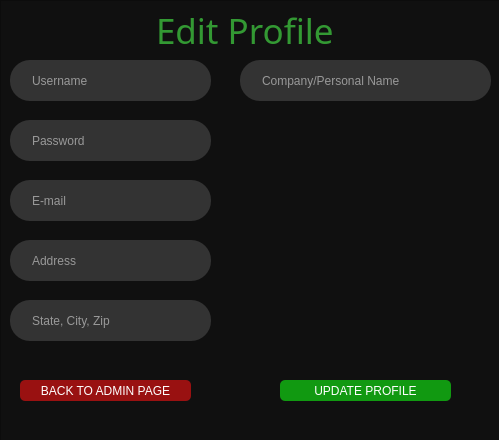
<?xml version="1.0" encoding="UTF-8"?>
<ui version="4.0">
 <class>updateAccount</class>
 <widget class="QDialog" name="updateAccount">
  <property name="geometry">
   <rect>
    <x>0</x>
    <y>0</y>
    <width>499</width>
    <height>440</height>
   </rect>
  </property>
  <property name="windowTitle">
   <string>Dialog</string>
  </property>
  <widget class="QFrame" name="frame">
   <property name="geometry">
    <rect>
     <x>0</x>
     <y>0</y>
     <width>501</width>
     <height>441</height>
    </rect>
   </property>
   <property name="styleSheet">
    <string notr="true">background: #101010;</string>
   </property>
   <property name="frameShape">
    <enum>QFrame::StyledPanel</enum>
   </property>
   <property name="frameShadow">
    <enum>QFrame::Raised</enum>
   </property>
   <widget class="QLabel" name="label_5">
    <property name="geometry">
     <rect>
      <x>110</x>
      <y>10</y>
      <width>273</width>
      <height>41</height>
     </rect>
    </property>
    <property name="font">
     <font>
      <family>Droid Sans</family>
      <pointsize>-1</pointsize>
     </font>
    </property>
    <property name="styleSheet">
     <string notr="true">text-align: center;
color: #393;
margin: 0 auto;
font-size: 35px;
font-family: 'Droid Sans';</string>
    </property>
    <property name="text">
     <string>Edit Profile</string>
    </property>
   </widget>
   <widget class="QLineEdit" name="pBox2">
    <property name="geometry">
     <rect>
      <x>10</x>
      <y>120</y>
      <width>201</width>
      <height>41</height>
     </rect>
    </property>
    <property name="palette">
     <palette>
      <active>
       <colorrole role="WindowText">
        <brush brushstyle="SolidPattern">
         <color alpha="255">
          <red>254</red>
          <green>254</green>
          <blue>254</blue>
         </color>
        </brush>
       </colorrole>
       <colorrole role="Button">
        <brush brushstyle="SolidPattern">
         <color alpha="255">
          <red>51</red>
          <green>51</green>
          <blue>51</blue>
         </color>
        </brush>
       </colorrole>
       <colorrole role="Text">
        <brush brushstyle="SolidPattern">
         <color alpha="255">
          <red>254</red>
          <green>254</green>
          <blue>254</blue>
         </color>
        </brush>
       </colorrole>
       <colorrole role="ButtonText">
        <brush brushstyle="SolidPattern">
         <color alpha="255">
          <red>254</red>
          <green>254</green>
          <blue>254</blue>
         </color>
        </brush>
       </colorrole>
       <colorrole role="Base">
        <brush brushstyle="SolidPattern">
         <color alpha="255">
          <red>51</red>
          <green>51</green>
          <blue>51</blue>
         </color>
        </brush>
       </colorrole>
       <colorrole role="Window">
        <brush brushstyle="SolidPattern">
         <color alpha="255">
          <red>51</red>
          <green>51</green>
          <blue>51</blue>
         </color>
        </brush>
       </colorrole>
       <colorrole role="PlaceholderText">
        <brush brushstyle="NoBrush">
         <color alpha="128">
          <red>254</red>
          <green>254</green>
          <blue>254</blue>
         </color>
        </brush>
       </colorrole>
      </active>
      <inactive>
       <colorrole role="WindowText">
        <brush brushstyle="SolidPattern">
         <color alpha="255">
          <red>254</red>
          <green>254</green>
          <blue>254</blue>
         </color>
        </brush>
       </colorrole>
       <colorrole role="Button">
        <brush brushstyle="SolidPattern">
         <color alpha="255">
          <red>51</red>
          <green>51</green>
          <blue>51</blue>
         </color>
        </brush>
       </colorrole>
       <colorrole role="Text">
        <brush brushstyle="SolidPattern">
         <color alpha="255">
          <red>254</red>
          <green>254</green>
          <blue>254</blue>
         </color>
        </brush>
       </colorrole>
       <colorrole role="ButtonText">
        <brush brushstyle="SolidPattern">
         <color alpha="255">
          <red>254</red>
          <green>254</green>
          <blue>254</blue>
         </color>
        </brush>
       </colorrole>
       <colorrole role="Base">
        <brush brushstyle="SolidPattern">
         <color alpha="255">
          <red>51</red>
          <green>51</green>
          <blue>51</blue>
         </color>
        </brush>
       </colorrole>
       <colorrole role="Window">
        <brush brushstyle="SolidPattern">
         <color alpha="255">
          <red>51</red>
          <green>51</green>
          <blue>51</blue>
         </color>
        </brush>
       </colorrole>
       <colorrole role="PlaceholderText">
        <brush brushstyle="NoBrush">
         <color alpha="128">
          <red>254</red>
          <green>254</green>
          <blue>254</blue>
         </color>
        </brush>
       </colorrole>
      </inactive>
      <disabled>
       <colorrole role="WindowText">
        <brush brushstyle="SolidPattern">
         <color alpha="255">
          <red>254</red>
          <green>254</green>
          <blue>254</blue>
         </color>
        </brush>
       </colorrole>
       <colorrole role="Button">
        <brush brushstyle="SolidPattern">
         <color alpha="255">
          <red>51</red>
          <green>51</green>
          <blue>51</blue>
         </color>
        </brush>
       </colorrole>
       <colorrole role="Text">
        <brush brushstyle="SolidPattern">
         <color alpha="255">
          <red>254</red>
          <green>254</green>
          <blue>254</blue>
         </color>
        </brush>
       </colorrole>
       <colorrole role="ButtonText">
        <brush brushstyle="SolidPattern">
         <color alpha="255">
          <red>254</red>
          <green>254</green>
          <blue>254</blue>
         </color>
        </brush>
       </colorrole>
       <colorrole role="Base">
        <brush brushstyle="SolidPattern">
         <color alpha="255">
          <red>51</red>
          <green>51</green>
          <blue>51</blue>
         </color>
        </brush>
       </colorrole>
       <colorrole role="Window">
        <brush brushstyle="SolidPattern">
         <color alpha="255">
          <red>51</red>
          <green>51</green>
          <blue>51</blue>
         </color>
        </brush>
       </colorrole>
       <colorrole role="PlaceholderText">
        <brush brushstyle="NoBrush">
         <color alpha="128">
          <red>254</red>
          <green>254</green>
          <blue>254</blue>
         </color>
        </brush>
       </colorrole>
      </disabled>
     </palette>
    </property>
    <property name="font">
     <font>
      <kerning>true</kerning>
     </font>
    </property>
    <property name="layoutDirection">
     <enum>Qt::LeftToRight</enum>
    </property>
    <property name="styleSheet">
     <string notr="true">padding-left: 20px;
padding-right: 20px;
border-radius: 20px;
background: #333;
color: #fefefe;</string>
    </property>
    <property name="inputMethodHints">
     <set>Qt::ImhNone</set>
    </property>
    <property name="inputMask">
     <string/>
    </property>
    <property name="text">
     <string/>
    </property>
    <property name="frame">
     <bool>false</bool>
    </property>
    <property name="cursorPosition">
     <number>0</number>
    </property>
    <property name="placeholderText">
     <string>Password</string>
    </property>
   </widget>
   <widget class="QLineEdit" name="eBox2">
    <property name="geometry">
     <rect>
      <x>10</x>
      <y>180</y>
      <width>201</width>
      <height>41</height>
     </rect>
    </property>
    <property name="palette">
     <palette>
      <active>
       <colorrole role="WindowText">
        <brush brushstyle="SolidPattern">
         <color alpha="255">
          <red>254</red>
          <green>254</green>
          <blue>254</blue>
         </color>
        </brush>
       </colorrole>
       <colorrole role="Button">
        <brush brushstyle="SolidPattern">
         <color alpha="255">
          <red>51</red>
          <green>51</green>
          <blue>51</blue>
         </color>
        </brush>
       </colorrole>
       <colorrole role="Text">
        <brush brushstyle="SolidPattern">
         <color alpha="255">
          <red>254</red>
          <green>254</green>
          <blue>254</blue>
         </color>
        </brush>
       </colorrole>
       <colorrole role="ButtonText">
        <brush brushstyle="SolidPattern">
         <color alpha="255">
          <red>254</red>
          <green>254</green>
          <blue>254</blue>
         </color>
        </brush>
       </colorrole>
       <colorrole role="Base">
        <brush brushstyle="SolidPattern">
         <color alpha="255">
          <red>51</red>
          <green>51</green>
          <blue>51</blue>
         </color>
        </brush>
       </colorrole>
       <colorrole role="Window">
        <brush brushstyle="SolidPattern">
         <color alpha="255">
          <red>51</red>
          <green>51</green>
          <blue>51</blue>
         </color>
        </brush>
       </colorrole>
       <colorrole role="PlaceholderText">
        <brush brushstyle="NoBrush">
         <color alpha="128">
          <red>254</red>
          <green>254</green>
          <blue>254</blue>
         </color>
        </brush>
       </colorrole>
      </active>
      <inactive>
       <colorrole role="WindowText">
        <brush brushstyle="SolidPattern">
         <color alpha="255">
          <red>254</red>
          <green>254</green>
          <blue>254</blue>
         </color>
        </brush>
       </colorrole>
       <colorrole role="Button">
        <brush brushstyle="SolidPattern">
         <color alpha="255">
          <red>51</red>
          <green>51</green>
          <blue>51</blue>
         </color>
        </brush>
       </colorrole>
       <colorrole role="Text">
        <brush brushstyle="SolidPattern">
         <color alpha="255">
          <red>254</red>
          <green>254</green>
          <blue>254</blue>
         </color>
        </brush>
       </colorrole>
       <colorrole role="ButtonText">
        <brush brushstyle="SolidPattern">
         <color alpha="255">
          <red>254</red>
          <green>254</green>
          <blue>254</blue>
         </color>
        </brush>
       </colorrole>
       <colorrole role="Base">
        <brush brushstyle="SolidPattern">
         <color alpha="255">
          <red>51</red>
          <green>51</green>
          <blue>51</blue>
         </color>
        </brush>
       </colorrole>
       <colorrole role="Window">
        <brush brushstyle="SolidPattern">
         <color alpha="255">
          <red>51</red>
          <green>51</green>
          <blue>51</blue>
         </color>
        </brush>
       </colorrole>
       <colorrole role="PlaceholderText">
        <brush brushstyle="NoBrush">
         <color alpha="128">
          <red>254</red>
          <green>254</green>
          <blue>254</blue>
         </color>
        </brush>
       </colorrole>
      </inactive>
      <disabled>
       <colorrole role="WindowText">
        <brush brushstyle="SolidPattern">
         <color alpha="255">
          <red>254</red>
          <green>254</green>
          <blue>254</blue>
         </color>
        </brush>
       </colorrole>
       <colorrole role="Button">
        <brush brushstyle="SolidPattern">
         <color alpha="255">
          <red>51</red>
          <green>51</green>
          <blue>51</blue>
         </color>
        </brush>
       </colorrole>
       <colorrole role="Text">
        <brush brushstyle="SolidPattern">
         <color alpha="255">
          <red>254</red>
          <green>254</green>
          <blue>254</blue>
         </color>
        </brush>
       </colorrole>
       <colorrole role="ButtonText">
        <brush brushstyle="SolidPattern">
         <color alpha="255">
          <red>254</red>
          <green>254</green>
          <blue>254</blue>
         </color>
        </brush>
       </colorrole>
       <colorrole role="Base">
        <brush brushstyle="SolidPattern">
         <color alpha="255">
          <red>51</red>
          <green>51</green>
          <blue>51</blue>
         </color>
        </brush>
       </colorrole>
       <colorrole role="Window">
        <brush brushstyle="SolidPattern">
         <color alpha="255">
          <red>51</red>
          <green>51</green>
          <blue>51</blue>
         </color>
        </brush>
       </colorrole>
       <colorrole role="PlaceholderText">
        <brush brushstyle="NoBrush">
         <color alpha="128">
          <red>254</red>
          <green>254</green>
          <blue>254</blue>
         </color>
        </brush>
       </colorrole>
      </disabled>
     </palette>
    </property>
    <property name="font">
     <font>
      <kerning>true</kerning>
     </font>
    </property>
    <property name="layoutDirection">
     <enum>Qt::LeftToRight</enum>
    </property>
    <property name="styleSheet">
     <string notr="true">padding-left: 20px;
padding-right: 20px;
border-radius: 20px;
background: #333;
color: #fefefe;</string>
    </property>
    <property name="inputMethodHints">
     <set>Qt::ImhNone</set>
    </property>
    <property name="inputMask">
     <string/>
    </property>
    <property name="text">
     <string/>
    </property>
    <property name="frame">
     <bool>false</bool>
    </property>
    <property name="cursorPosition">
     <number>0</number>
    </property>
    <property name="placeholderText">
     <string>E-mail</string>
    </property>
   </widget>
   <widget class="QLineEdit" name="nBox2">
    <property name="geometry">
     <rect>
      <x>240</x>
      <y>60</y>
      <width>251</width>
      <height>41</height>
     </rect>
    </property>
    <property name="palette">
     <palette>
      <active>
       <colorrole role="WindowText">
        <brush brushstyle="SolidPattern">
         <color alpha="255">
          <red>254</red>
          <green>254</green>
          <blue>254</blue>
         </color>
        </brush>
       </colorrole>
       <colorrole role="Button">
        <brush brushstyle="SolidPattern">
         <color alpha="255">
          <red>51</red>
          <green>51</green>
          <blue>51</blue>
         </color>
        </brush>
       </colorrole>
       <colorrole role="Text">
        <brush brushstyle="SolidPattern">
         <color alpha="255">
          <red>254</red>
          <green>254</green>
          <blue>254</blue>
         </color>
        </brush>
       </colorrole>
       <colorrole role="ButtonText">
        <brush brushstyle="SolidPattern">
         <color alpha="255">
          <red>254</red>
          <green>254</green>
          <blue>254</blue>
         </color>
        </brush>
       </colorrole>
       <colorrole role="Base">
        <brush brushstyle="SolidPattern">
         <color alpha="255">
          <red>51</red>
          <green>51</green>
          <blue>51</blue>
         </color>
        </brush>
       </colorrole>
       <colorrole role="Window">
        <brush brushstyle="SolidPattern">
         <color alpha="255">
          <red>51</red>
          <green>51</green>
          <blue>51</blue>
         </color>
        </brush>
       </colorrole>
       <colorrole role="PlaceholderText">
        <brush brushstyle="NoBrush">
         <color alpha="128">
          <red>254</red>
          <green>254</green>
          <blue>254</blue>
         </color>
        </brush>
       </colorrole>
      </active>
      <inactive>
       <colorrole role="WindowText">
        <brush brushstyle="SolidPattern">
         <color alpha="255">
          <red>254</red>
          <green>254</green>
          <blue>254</blue>
         </color>
        </brush>
       </colorrole>
       <colorrole role="Button">
        <brush brushstyle="SolidPattern">
         <color alpha="255">
          <red>51</red>
          <green>51</green>
          <blue>51</blue>
         </color>
        </brush>
       </colorrole>
       <colorrole role="Text">
        <brush brushstyle="SolidPattern">
         <color alpha="255">
          <red>254</red>
          <green>254</green>
          <blue>254</blue>
         </color>
        </brush>
       </colorrole>
       <colorrole role="ButtonText">
        <brush brushstyle="SolidPattern">
         <color alpha="255">
          <red>254</red>
          <green>254</green>
          <blue>254</blue>
         </color>
        </brush>
       </colorrole>
       <colorrole role="Base">
        <brush brushstyle="SolidPattern">
         <color alpha="255">
          <red>51</red>
          <green>51</green>
          <blue>51</blue>
         </color>
        </brush>
       </colorrole>
       <colorrole role="Window">
        <brush brushstyle="SolidPattern">
         <color alpha="255">
          <red>51</red>
          <green>51</green>
          <blue>51</blue>
         </color>
        </brush>
       </colorrole>
       <colorrole role="PlaceholderText">
        <brush brushstyle="NoBrush">
         <color alpha="128">
          <red>254</red>
          <green>254</green>
          <blue>254</blue>
         </color>
        </brush>
       </colorrole>
      </inactive>
      <disabled>
       <colorrole role="WindowText">
        <brush brushstyle="SolidPattern">
         <color alpha="255">
          <red>254</red>
          <green>254</green>
          <blue>254</blue>
         </color>
        </brush>
       </colorrole>
       <colorrole role="Button">
        <brush brushstyle="SolidPattern">
         <color alpha="255">
          <red>51</red>
          <green>51</green>
          <blue>51</blue>
         </color>
        </brush>
       </colorrole>
       <colorrole role="Text">
        <brush brushstyle="SolidPattern">
         <color alpha="255">
          <red>254</red>
          <green>254</green>
          <blue>254</blue>
         </color>
        </brush>
       </colorrole>
       <colorrole role="ButtonText">
        <brush brushstyle="SolidPattern">
         <color alpha="255">
          <red>254</red>
          <green>254</green>
          <blue>254</blue>
         </color>
        </brush>
       </colorrole>
       <colorrole role="Base">
        <brush brushstyle="SolidPattern">
         <color alpha="255">
          <red>51</red>
          <green>51</green>
          <blue>51</blue>
         </color>
        </brush>
       </colorrole>
       <colorrole role="Window">
        <brush brushstyle="SolidPattern">
         <color alpha="255">
          <red>51</red>
          <green>51</green>
          <blue>51</blue>
         </color>
        </brush>
       </colorrole>
       <colorrole role="PlaceholderText">
        <brush brushstyle="NoBrush">
         <color alpha="128">
          <red>254</red>
          <green>254</green>
          <blue>254</blue>
         </color>
        </brush>
       </colorrole>
      </disabled>
     </palette>
    </property>
    <property name="font">
     <font>
      <kerning>true</kerning>
     </font>
    </property>
    <property name="layoutDirection">
     <enum>Qt::LeftToRight</enum>
    </property>
    <property name="styleSheet">
     <string notr="true">padding-left: 20px;
padding-right: 20px;
border-radius: 20px;
background: #333;
color: #fefefe;</string>
    </property>
    <property name="inputMethodHints">
     <set>Qt::ImhNone</set>
    </property>
    <property name="inputMask">
     <string/>
    </property>
    <property name="text">
     <string/>
    </property>
    <property name="frame">
     <bool>false</bool>
    </property>
    <property name="cursorPosition">
     <number>0</number>
    </property>
    <property name="placeholderText">
     <string>Company/Personal Name</string>
    </property>
   </widget>
   <widget class="QLineEdit" name="uBox2">
    <property name="geometry">
     <rect>
      <x>10</x>
      <y>60</y>
      <width>201</width>
      <height>41</height>
     </rect>
    </property>
    <property name="palette">
     <palette>
      <active>
       <colorrole role="WindowText">
        <brush brushstyle="SolidPattern">
         <color alpha="255">
          <red>254</red>
          <green>254</green>
          <blue>254</blue>
         </color>
        </brush>
       </colorrole>
       <colorrole role="Button">
        <brush brushstyle="SolidPattern">
         <color alpha="255">
          <red>51</red>
          <green>51</green>
          <blue>51</blue>
         </color>
        </brush>
       </colorrole>
       <colorrole role="Text">
        <brush brushstyle="SolidPattern">
         <color alpha="255">
          <red>254</red>
          <green>254</green>
          <blue>254</blue>
         </color>
        </brush>
       </colorrole>
       <colorrole role="ButtonText">
        <brush brushstyle="SolidPattern">
         <color alpha="255">
          <red>254</red>
          <green>254</green>
          <blue>254</blue>
         </color>
        </brush>
       </colorrole>
       <colorrole role="Base">
        <brush brushstyle="SolidPattern">
         <color alpha="255">
          <red>51</red>
          <green>51</green>
          <blue>51</blue>
         </color>
        </brush>
       </colorrole>
       <colorrole role="Window">
        <brush brushstyle="SolidPattern">
         <color alpha="255">
          <red>51</red>
          <green>51</green>
          <blue>51</blue>
         </color>
        </brush>
       </colorrole>
       <colorrole role="PlaceholderText">
        <brush brushstyle="NoBrush">
         <color alpha="128">
          <red>254</red>
          <green>254</green>
          <blue>254</blue>
         </color>
        </brush>
       </colorrole>
      </active>
      <inactive>
       <colorrole role="WindowText">
        <brush brushstyle="SolidPattern">
         <color alpha="255">
          <red>254</red>
          <green>254</green>
          <blue>254</blue>
         </color>
        </brush>
       </colorrole>
       <colorrole role="Button">
        <brush brushstyle="SolidPattern">
         <color alpha="255">
          <red>51</red>
          <green>51</green>
          <blue>51</blue>
         </color>
        </brush>
       </colorrole>
       <colorrole role="Text">
        <brush brushstyle="SolidPattern">
         <color alpha="255">
          <red>254</red>
          <green>254</green>
          <blue>254</blue>
         </color>
        </brush>
       </colorrole>
       <colorrole role="ButtonText">
        <brush brushstyle="SolidPattern">
         <color alpha="255">
          <red>254</red>
          <green>254</green>
          <blue>254</blue>
         </color>
        </brush>
       </colorrole>
       <colorrole role="Base">
        <brush brushstyle="SolidPattern">
         <color alpha="255">
          <red>51</red>
          <green>51</green>
          <blue>51</blue>
         </color>
        </brush>
       </colorrole>
       <colorrole role="Window">
        <brush brushstyle="SolidPattern">
         <color alpha="255">
          <red>51</red>
          <green>51</green>
          <blue>51</blue>
         </color>
        </brush>
       </colorrole>
       <colorrole role="PlaceholderText">
        <brush brushstyle="NoBrush">
         <color alpha="128">
          <red>254</red>
          <green>254</green>
          <blue>254</blue>
         </color>
        </brush>
       </colorrole>
      </inactive>
      <disabled>
       <colorrole role="WindowText">
        <brush brushstyle="SolidPattern">
         <color alpha="255">
          <red>254</red>
          <green>254</green>
          <blue>254</blue>
         </color>
        </brush>
       </colorrole>
       <colorrole role="Button">
        <brush brushstyle="SolidPattern">
         <color alpha="255">
          <red>51</red>
          <green>51</green>
          <blue>51</blue>
         </color>
        </brush>
       </colorrole>
       <colorrole role="Text">
        <brush brushstyle="SolidPattern">
         <color alpha="255">
          <red>254</red>
          <green>254</green>
          <blue>254</blue>
         </color>
        </brush>
       </colorrole>
       <colorrole role="ButtonText">
        <brush brushstyle="SolidPattern">
         <color alpha="255">
          <red>254</red>
          <green>254</green>
          <blue>254</blue>
         </color>
        </brush>
       </colorrole>
       <colorrole role="Base">
        <brush brushstyle="SolidPattern">
         <color alpha="255">
          <red>51</red>
          <green>51</green>
          <blue>51</blue>
         </color>
        </brush>
       </colorrole>
       <colorrole role="Window">
        <brush brushstyle="SolidPattern">
         <color alpha="255">
          <red>51</red>
          <green>51</green>
          <blue>51</blue>
         </color>
        </brush>
       </colorrole>
       <colorrole role="PlaceholderText">
        <brush brushstyle="NoBrush">
         <color alpha="128">
          <red>254</red>
          <green>254</green>
          <blue>254</blue>
         </color>
        </brush>
       </colorrole>
      </disabled>
     </palette>
    </property>
    <property name="font">
     <font>
      <kerning>true</kerning>
     </font>
    </property>
    <property name="layoutDirection">
     <enum>Qt::LeftToRight</enum>
    </property>
    <property name="styleSheet">
     <string notr="true">padding-left: 20px;
padding-right: 20px;
border-radius: 20px;
background: #333;
color: #fefefe;</string>
    </property>
    <property name="text">
     <string/>
    </property>
    <property name="frame">
     <bool>false</bool>
    </property>
    <property name="cursorPosition">
     <number>0</number>
    </property>
    <property name="placeholderText">
     <string>Username</string>
    </property>
   </widget>
   <widget class="QLineEdit" name="mBox2">
    <property name="geometry">
     <rect>
      <x>10</x>
      <y>300</y>
      <width>201</width>
      <height>41</height>
     </rect>
    </property>
    <property name="palette">
     <palette>
      <active>
       <colorrole role="WindowText">
        <brush brushstyle="SolidPattern">
         <color alpha="255">
          <red>254</red>
          <green>254</green>
          <blue>254</blue>
         </color>
        </brush>
       </colorrole>
       <colorrole role="Button">
        <brush brushstyle="SolidPattern">
         <color alpha="255">
          <red>51</red>
          <green>51</green>
          <blue>51</blue>
         </color>
        </brush>
       </colorrole>
       <colorrole role="Text">
        <brush brushstyle="SolidPattern">
         <color alpha="255">
          <red>254</red>
          <green>254</green>
          <blue>254</blue>
         </color>
        </brush>
       </colorrole>
       <colorrole role="ButtonText">
        <brush brushstyle="SolidPattern">
         <color alpha="255">
          <red>254</red>
          <green>254</green>
          <blue>254</blue>
         </color>
        </brush>
       </colorrole>
       <colorrole role="Base">
        <brush brushstyle="SolidPattern">
         <color alpha="255">
          <red>51</red>
          <green>51</green>
          <blue>51</blue>
         </color>
        </brush>
       </colorrole>
       <colorrole role="Window">
        <brush brushstyle="SolidPattern">
         <color alpha="255">
          <red>51</red>
          <green>51</green>
          <blue>51</blue>
         </color>
        </brush>
       </colorrole>
       <colorrole role="PlaceholderText">
        <brush brushstyle="NoBrush">
         <color alpha="128">
          <red>254</red>
          <green>254</green>
          <blue>254</blue>
         </color>
        </brush>
       </colorrole>
      </active>
      <inactive>
       <colorrole role="WindowText">
        <brush brushstyle="SolidPattern">
         <color alpha="255">
          <red>254</red>
          <green>254</green>
          <blue>254</blue>
         </color>
        </brush>
       </colorrole>
       <colorrole role="Button">
        <brush brushstyle="SolidPattern">
         <color alpha="255">
          <red>51</red>
          <green>51</green>
          <blue>51</blue>
         </color>
        </brush>
       </colorrole>
       <colorrole role="Text">
        <brush brushstyle="SolidPattern">
         <color alpha="255">
          <red>254</red>
          <green>254</green>
          <blue>254</blue>
         </color>
        </brush>
       </colorrole>
       <colorrole role="ButtonText">
        <brush brushstyle="SolidPattern">
         <color alpha="255">
          <red>254</red>
          <green>254</green>
          <blue>254</blue>
         </color>
        </brush>
       </colorrole>
       <colorrole role="Base">
        <brush brushstyle="SolidPattern">
         <color alpha="255">
          <red>51</red>
          <green>51</green>
          <blue>51</blue>
         </color>
        </brush>
       </colorrole>
       <colorrole role="Window">
        <brush brushstyle="SolidPattern">
         <color alpha="255">
          <red>51</red>
          <green>51</green>
          <blue>51</blue>
         </color>
        </brush>
       </colorrole>
       <colorrole role="PlaceholderText">
        <brush brushstyle="NoBrush">
         <color alpha="128">
          <red>254</red>
          <green>254</green>
          <blue>254</blue>
         </color>
        </brush>
       </colorrole>
      </inactive>
      <disabled>
       <colorrole role="WindowText">
        <brush brushstyle="SolidPattern">
         <color alpha="255">
          <red>254</red>
          <green>254</green>
          <blue>254</blue>
         </color>
        </brush>
       </colorrole>
       <colorrole role="Button">
        <brush brushstyle="SolidPattern">
         <color alpha="255">
          <red>51</red>
          <green>51</green>
          <blue>51</blue>
         </color>
        </brush>
       </colorrole>
       <colorrole role="Text">
        <brush brushstyle="SolidPattern">
         <color alpha="255">
          <red>254</red>
          <green>254</green>
          <blue>254</blue>
         </color>
        </brush>
       </colorrole>
       <colorrole role="ButtonText">
        <brush brushstyle="SolidPattern">
         <color alpha="255">
          <red>254</red>
          <green>254</green>
          <blue>254</blue>
         </color>
        </brush>
       </colorrole>
       <colorrole role="Base">
        <brush brushstyle="SolidPattern">
         <color alpha="255">
          <red>51</red>
          <green>51</green>
          <blue>51</blue>
         </color>
        </brush>
       </colorrole>
       <colorrole role="Window">
        <brush brushstyle="SolidPattern">
         <color alpha="255">
          <red>51</red>
          <green>51</green>
          <blue>51</blue>
         </color>
        </brush>
       </colorrole>
       <colorrole role="PlaceholderText">
        <brush brushstyle="NoBrush">
         <color alpha="128">
          <red>254</red>
          <green>254</green>
          <blue>254</blue>
         </color>
        </brush>
       </colorrole>
      </disabled>
     </palette>
    </property>
    <property name="font">
     <font>
      <kerning>true</kerning>
     </font>
    </property>
    <property name="layoutDirection">
     <enum>Qt::LeftToRight</enum>
    </property>
    <property name="styleSheet">
     <string notr="true">padding-left: 20px;
padding-right: 20px;
border-radius: 20px;
background: #333;
color: #fefefe;</string>
    </property>
    <property name="inputMethodHints">
     <set>Qt::ImhNone</set>
    </property>
    <property name="inputMask">
     <string/>
    </property>
    <property name="text">
     <string/>
    </property>
    <property name="frame">
     <bool>false</bool>
    </property>
    <property name="cursorPosition">
     <number>0</number>
    </property>
    <property name="placeholderText">
     <string>State, City, Zip</string>
    </property>
   </widget>
   <widget class="QLineEdit" name="fBox2">
    <property name="geometry">
     <rect>
      <x>10</x>
      <y>240</y>
      <width>201</width>
      <height>41</height>
     </rect>
    </property>
    <property name="palette">
     <palette>
      <active>
       <colorrole role="WindowText">
        <brush brushstyle="SolidPattern">
         <color alpha="255">
          <red>254</red>
          <green>254</green>
          <blue>254</blue>
         </color>
        </brush>
       </colorrole>
       <colorrole role="Button">
        <brush brushstyle="SolidPattern">
         <color alpha="255">
          <red>51</red>
          <green>51</green>
          <blue>51</blue>
         </color>
        </brush>
       </colorrole>
       <colorrole role="Text">
        <brush brushstyle="SolidPattern">
         <color alpha="255">
          <red>254</red>
          <green>254</green>
          <blue>254</blue>
         </color>
        </brush>
       </colorrole>
       <colorrole role="ButtonText">
        <brush brushstyle="SolidPattern">
         <color alpha="255">
          <red>254</red>
          <green>254</green>
          <blue>254</blue>
         </color>
        </brush>
       </colorrole>
       <colorrole role="Base">
        <brush brushstyle="SolidPattern">
         <color alpha="255">
          <red>51</red>
          <green>51</green>
          <blue>51</blue>
         </color>
        </brush>
       </colorrole>
       <colorrole role="Window">
        <brush brushstyle="SolidPattern">
         <color alpha="255">
          <red>51</red>
          <green>51</green>
          <blue>51</blue>
         </color>
        </brush>
       </colorrole>
       <colorrole role="PlaceholderText">
        <brush brushstyle="NoBrush">
         <color alpha="128">
          <red>254</red>
          <green>254</green>
          <blue>254</blue>
         </color>
        </brush>
       </colorrole>
      </active>
      <inactive>
       <colorrole role="WindowText">
        <brush brushstyle="SolidPattern">
         <color alpha="255">
          <red>254</red>
          <green>254</green>
          <blue>254</blue>
         </color>
        </brush>
       </colorrole>
       <colorrole role="Button">
        <brush brushstyle="SolidPattern">
         <color alpha="255">
          <red>51</red>
          <green>51</green>
          <blue>51</blue>
         </color>
        </brush>
       </colorrole>
       <colorrole role="Text">
        <brush brushstyle="SolidPattern">
         <color alpha="255">
          <red>254</red>
          <green>254</green>
          <blue>254</blue>
         </color>
        </brush>
       </colorrole>
       <colorrole role="ButtonText">
        <brush brushstyle="SolidPattern">
         <color alpha="255">
          <red>254</red>
          <green>254</green>
          <blue>254</blue>
         </color>
        </brush>
       </colorrole>
       <colorrole role="Base">
        <brush brushstyle="SolidPattern">
         <color alpha="255">
          <red>51</red>
          <green>51</green>
          <blue>51</blue>
         </color>
        </brush>
       </colorrole>
       <colorrole role="Window">
        <brush brushstyle="SolidPattern">
         <color alpha="255">
          <red>51</red>
          <green>51</green>
          <blue>51</blue>
         </color>
        </brush>
       </colorrole>
       <colorrole role="PlaceholderText">
        <brush brushstyle="NoBrush">
         <color alpha="128">
          <red>254</red>
          <green>254</green>
          <blue>254</blue>
         </color>
        </brush>
       </colorrole>
      </inactive>
      <disabled>
       <colorrole role="WindowText">
        <brush brushstyle="SolidPattern">
         <color alpha="255">
          <red>254</red>
          <green>254</green>
          <blue>254</blue>
         </color>
        </brush>
       </colorrole>
       <colorrole role="Button">
        <brush brushstyle="SolidPattern">
         <color alpha="255">
          <red>51</red>
          <green>51</green>
          <blue>51</blue>
         </color>
        </brush>
       </colorrole>
       <colorrole role="Text">
        <brush brushstyle="SolidPattern">
         <color alpha="255">
          <red>254</red>
          <green>254</green>
          <blue>254</blue>
         </color>
        </brush>
       </colorrole>
       <colorrole role="ButtonText">
        <brush brushstyle="SolidPattern">
         <color alpha="255">
          <red>254</red>
          <green>254</green>
          <blue>254</blue>
         </color>
        </brush>
       </colorrole>
       <colorrole role="Base">
        <brush brushstyle="SolidPattern">
         <color alpha="255">
          <red>51</red>
          <green>51</green>
          <blue>51</blue>
         </color>
        </brush>
       </colorrole>
       <colorrole role="Window">
        <brush brushstyle="SolidPattern">
         <color alpha="255">
          <red>51</red>
          <green>51</green>
          <blue>51</blue>
         </color>
        </brush>
       </colorrole>
       <colorrole role="PlaceholderText">
        <brush brushstyle="NoBrush">
         <color alpha="128">
          <red>254</red>
          <green>254</green>
          <blue>254</blue>
         </color>
        </brush>
       </colorrole>
      </disabled>
     </palette>
    </property>
    <property name="font">
     <font>
      <kerning>true</kerning>
     </font>
    </property>
    <property name="layoutDirection">
     <enum>Qt::LeftToRight</enum>
    </property>
    <property name="styleSheet">
     <string notr="true">padding-left: 20px;
padding-right: 20px;
border-radius: 20px;
background: #333;
color: #fefefe;</string>
    </property>
    <property name="inputMethodHints">
     <set>Qt::ImhNone</set>
    </property>
    <property name="inputMask">
     <string/>
    </property>
    <property name="text">
     <string/>
    </property>
    <property name="frame">
     <bool>false</bool>
    </property>
    <property name="cursorPosition">
     <number>0</number>
    </property>
    <property name="placeholderText">
     <string>Address</string>
    </property>
   </widget>
   <widget class="QPushButton" name="updateRegButton">
    <property name="geometry">
     <rect>
      <x>280</x>
      <y>380</y>
      <width>171</width>
      <height>21</height>
     </rect>
    </property>
    <property name="styleSheet">
     <string notr="true">Padding: 1px;
Border-radius: 5px;
Background: #191;
Color: #fefefe;</string>
    </property>
    <property name="text">
     <string>UPDATE PROFILE</string>
    </property>
   </widget>
   <widget class="QPushButton" name="backButton">
    <property name="geometry">
     <rect>
      <x>20</x>
      <y>380</y>
      <width>171</width>
      <height>21</height>
     </rect>
    </property>
    <property name="styleSheet">
     <string notr="true">Padding: 1px;
Border-radius: 5px;
Background: #911;
Color: #fefefe;</string>
    </property>
    <property name="text">
     <string>BACK TO ADMIN PAGE</string>
    </property>
   </widget>
  </widget>
 </widget>
 <resources/>
 <connections/>
</ui>
